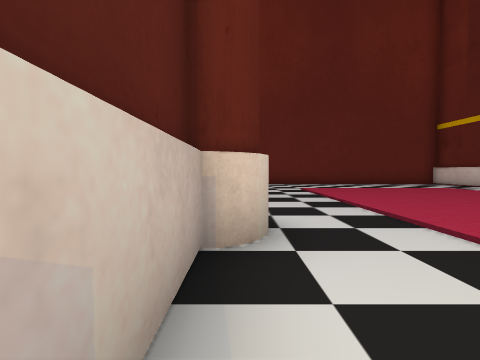
View 1 (above)

16 first-person views from a walk through a 3-D level made in the Unity game engine. The camera is 0.64 m above the floor, tilts 2° down and sees 85° across. The floor is counted in squares, 1 m on a side. Each view is taken from the middle of a square. On the plan, view 1 faces up. The plan holds only what a view shows up to about 9 squares ahead; the rest is blank. The place goes on beyond the plan. The player is left out. Some surface patterns are stand-ins.

View 2
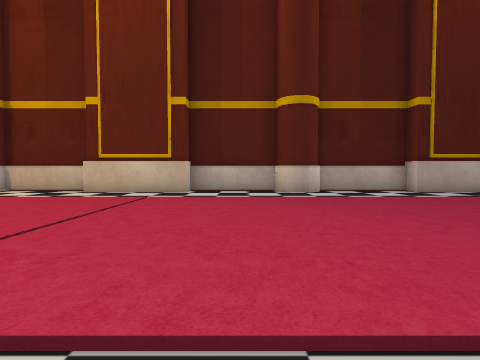

View 3
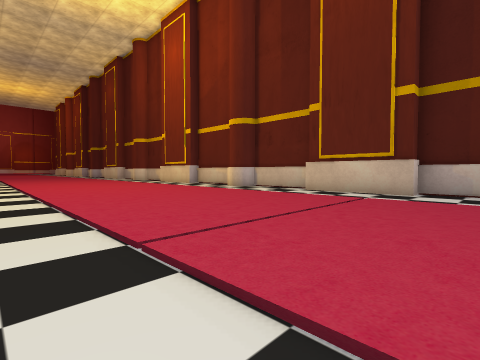

View 4
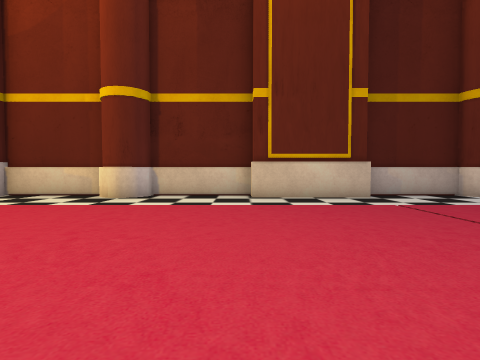

View 5
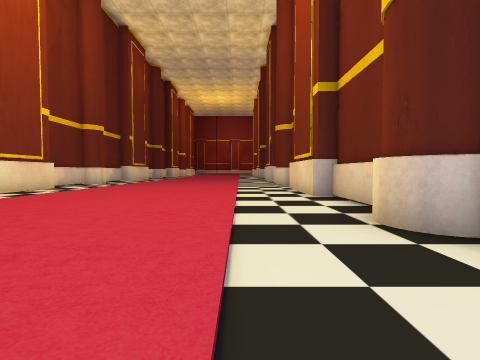

View 6
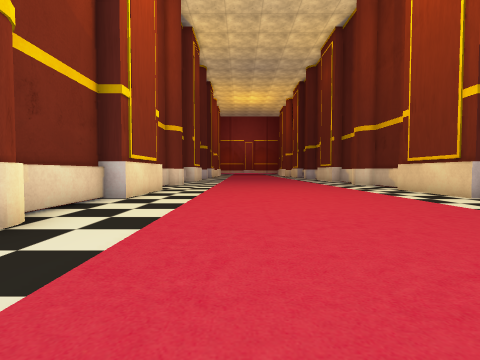

View 7
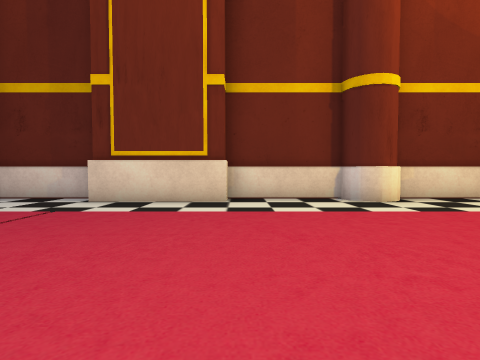

View 8
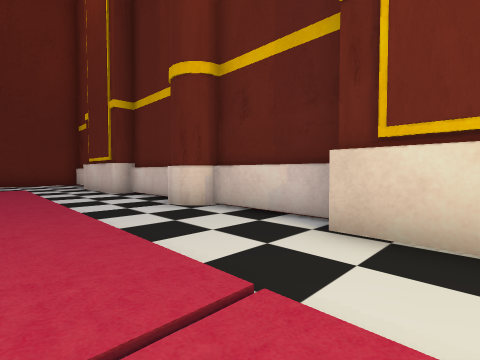

View 9
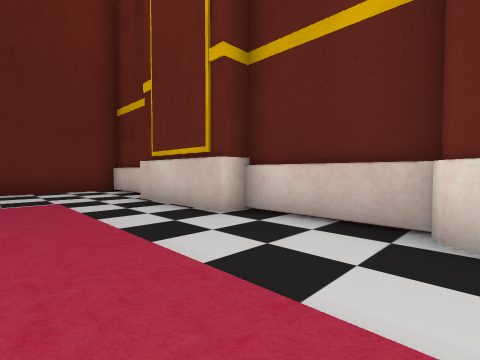

View 10
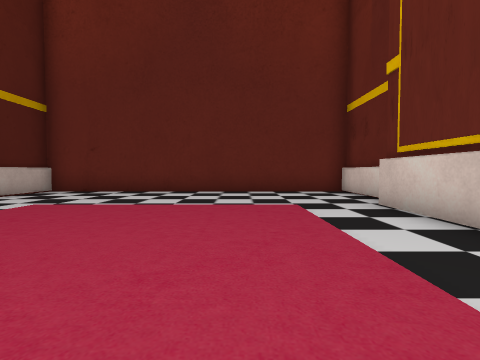

View 11
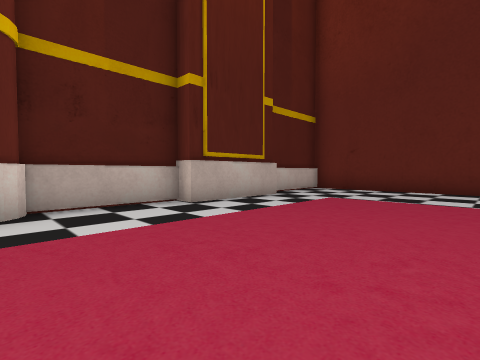

View 12
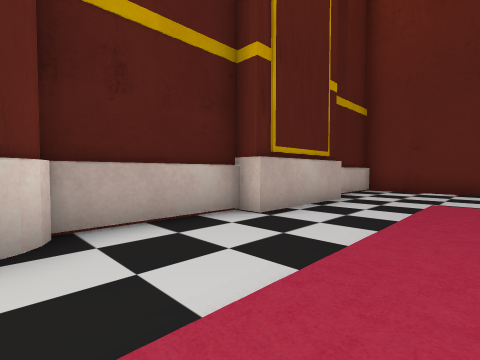

View 13
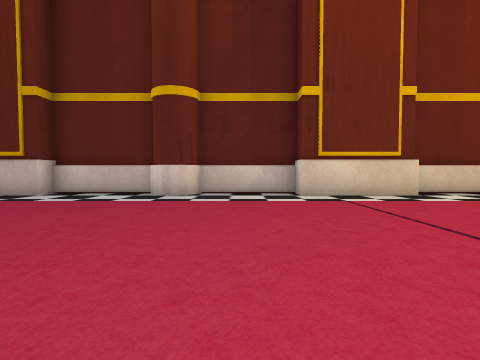

View 14
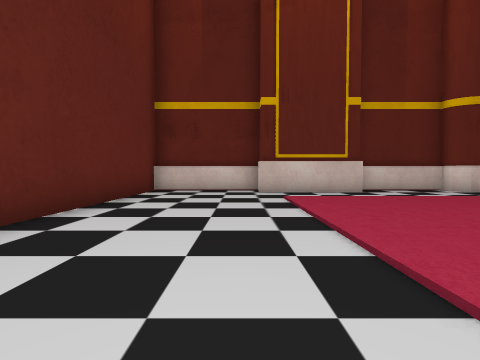

View 15
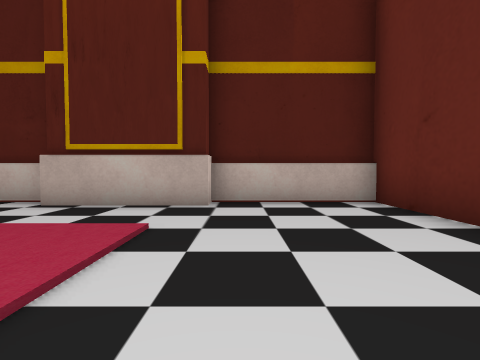

View 16
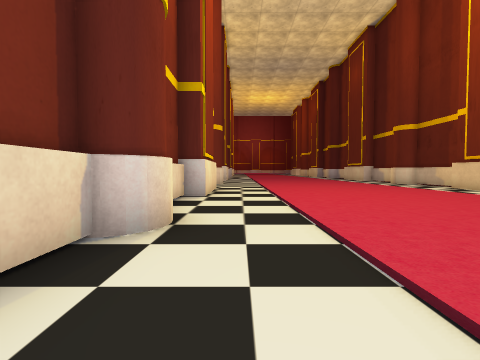

### Floor plan
Points are (right, up) in squares from view 1. A wall is a line through its corners. A room is listed if a view was taken in it or the views show most of it. See-through windows are left out.
Room 1 (views 1, 2, 3, 4, 5, 6, 7, 8, 9, 10, 11, 12, 13, 14, 15, 16)
walls: (8.9, -3.8) (8.9, -0.6) (9.4, -0.6) (9.4, 1.5); (-0.3, 1.5) (-0.3, -0.6) (0.2, -0.6) (0.2, -3.8); (9.4, 3.4) (9.4, 6.3) (8.9, 6.3) (8.9, 9.5); (-0.3, -3.6) (-0.3, -6.6); (9.4, -6.5) (9.4, -3.6); (-0.3, -8.4) (-0.3, -10.6) (0.2, -10.6) (0.2, -13.1); (9.4, 9.4) (9.4, 12.8) (-0.3, 12.8) (-0.3, 9.4) (0.2, 9.4) (0.2, 6.3) (-0.3, 6.3) (-0.3, 3.4); (8.9, -13) (8.9, -10.6) (9.4, -10.6) (9.4, -8.4)
objects: other object (-1, -8) to (0, -7); other object (-1, 2) to (0, 3); other object (9, -8) to (10, -7); other object (9, 2) to (10, 3)

Positions as (right, up) in squares from view 1, and headings:
1: (0, 0), facing up
2: (8, 1), facing left
3: (8, 1), facing down-left
4: (7, -4), facing left
5: (2, -4), facing down
6: (6, -4), facing down
7: (3, -4), facing right
8: (6, -2), facing up-right
9: (6, 3), facing up-right
10: (6, 4), facing up
11: (5, 3), facing up-left
12: (3, 3), facing up-left
13: (2, 1), facing right
14: (1, 10), facing right
15: (5, 10), facing left
16: (8, -4), facing down
